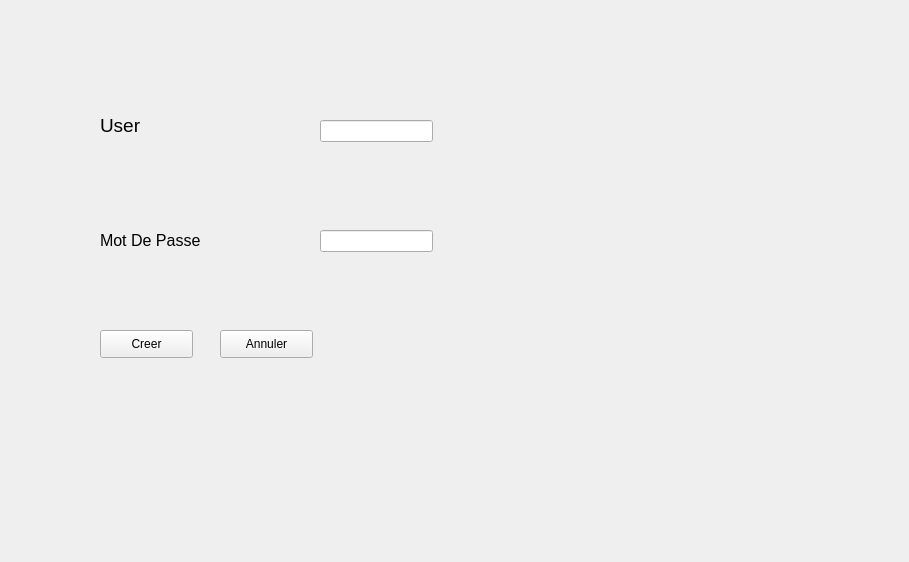
<?xml version="1.0" encoding="UTF-8"?>
<ui version="4.0">
 <class>authentification</class>
 <widget class="QDialog" name="authentification">
  <property name="geometry">
   <rect>
    <x>0</x>
    <y>0</y>
    <width>909</width>
    <height>562</height>
   </rect>
  </property>
  <property name="windowTitle">
   <string>Dialog</string>
  </property>
  <widget class="QStackedWidget" name="stackedWidget_connexion">
   <property name="geometry">
    <rect>
     <x>20</x>
     <y>0</y>
     <width>811</width>
     <height>541</height>
    </rect>
   </property>
   <property name="styleSheet">
    <string notr="true"/>
   </property>
   <property name="currentIndex">
    <number>1</number>
   </property>
   <widget class="QWidget" name="page_3">
    <widget class="QLabel" name="incorrect_2">
     <property name="geometry">
      <rect>
       <x>357</x>
       <y>535</y>
       <width>521</width>
       <height>16</height>
      </rect>
     </property>
     <property name="styleSheet">
      <string notr="true">font-size:13px;
color:red;
background:none;</string>
     </property>
     <property name="text">
      <string/>
     </property>
    </widget>
    <widget class="QWidget" name="layoutWidget_2">
     <property name="geometry">
      <rect>
       <x>17</x>
       <y>231</y>
       <width>791</width>
       <height>311</height>
      </rect>
     </property>
     <layout class="QGridLayout" name="gridLayout_3">
      <item row="1" column="1">
       <widget class="QLineEdit" name="line_username_2">
        <property name="styleSheet">
         <string notr="true"/>
        </property>
       </widget>
      </item>
      <item row="2" column="1">
       <widget class="QLineEdit" name="line_password_2">
        <property name="styleSheet">
         <string notr="true"/>
        </property>
        <property name="echoMode">
         <enum>QLineEdit::Password</enum>
        </property>
       </widget>
      </item>
      <item row="3" column="1">
       <widget class="QPushButton" name="pushButton_2">
        <property name="text">
         <string>Se Connecter</string>
        </property>
       </widget>
      </item>
      <item row="1" column="2">
       <spacer name="horizontalSpacer_3">
        <property name="orientation">
         <enum>Qt::Horizontal</enum>
        </property>
        <property name="sizeHint" stdset="0">
         <size>
          <width>40</width>
          <height>20</height>
         </size>
        </property>
       </spacer>
      </item>
      <item row="1" column="0">
       <spacer name="horizontalSpacer_4">
        <property name="orientation">
         <enum>Qt::Horizontal</enum>
        </property>
        <property name="sizeHint" stdset="0">
         <size>
          <width>40</width>
          <height>20</height>
         </size>
        </property>
       </spacer>
      </item>
     </layout>
    </widget>
    <widget class="QWidget" name="layoutWidget_4">
     <property name="geometry">
      <rect>
       <x>130</x>
       <y>0</y>
       <width>531</width>
       <height>171</height>
      </rect>
     </property>
     <layout class="QVBoxLayout" name="verticalLayout_2">
      <item>
       <widget class="QLabel" name="label_4">
        <property name="enabled">
         <bool>true</bool>
        </property>
        <property name="sizePolicy">
         <sizepolicy hsizetype="Preferred" vsizetype="Preferred">
          <horstretch>0</horstretch>
          <verstretch>0</verstretch>
         </sizepolicy>
        </property>
        <property name="styleSheet">
         <string notr="true">background:none;font: 87 20pt &quot;Arial Black&quot;;
font-size:36px;
</string>
        </property>
        <property name="text">
         <string>          Authentification</string>
        </property>
       </widget>
      </item>
     </layout>
    </widget>
    <widget class="QLabel" name="timer_2">
     <property name="geometry">
      <rect>
       <x>690</x>
       <y>100</y>
       <width>91</width>
       <height>31</height>
      </rect>
     </property>
     <property name="text">
      <string>Time</string>
     </property>
    </widget>
    <widget class="QLabel" name="logo_2">
     <property name="geometry">
      <rect>
       <x>30</x>
       <y>50</y>
       <width>81</width>
       <height>101</height>
      </rect>
     </property>
     <property name="styleSheet">
      <string notr="true">image:url(:/new/prefix1/img/logo.png)</string>
     </property>
     <property name="text">
      <string/>
     </property>
    </widget>
   </widget>
   <widget class="QWidget" name="page_4">
    <widget class="QLabel" name="label_5">
     <property name="geometry">
      <rect>
       <x>80</x>
       <y>110</y>
       <width>101</width>
       <height>31</height>
      </rect>
     </property>
     <property name="font">
      <font>
       <pointsize>14</pointsize>
      </font>
     </property>
     <property name="text">
      <string>User</string>
     </property>
    </widget>
    <widget class="QLabel" name="label_6">
     <property name="geometry">
      <rect>
       <x>80</x>
       <y>220</y>
       <width>121</width>
       <height>41</height>
      </rect>
     </property>
     <property name="font">
      <font>
       <pointsize>12</pointsize>
      </font>
     </property>
     <property name="text">
      <string>Mot De Passe</string>
     </property>
    </widget>
    <widget class="QLineEdit" name="lineEdit_usercre_2">
     <property name="geometry">
      <rect>
       <x>300</x>
       <y>120</y>
       <width>113</width>
       <height>22</height>
      </rect>
     </property>
    </widget>
    <widget class="QLineEdit" name="lineEdit_mdpcre_2">
     <property name="geometry">
      <rect>
       <x>300</x>
       <y>230</y>
       <width>113</width>
       <height>22</height>
      </rect>
     </property>
    </widget>
    <widget class="QPushButton" name="pushButton_creationcompte_2">
     <property name="geometry">
      <rect>
       <x>80</x>
       <y>330</y>
       <width>93</width>
       <height>28</height>
      </rect>
     </property>
     <property name="text">
      <string>Creer</string>
     </property>
    </widget>
    <widget class="QPushButton" name="pushButton_annulercnx_2">
     <property name="geometry">
      <rect>
       <x>200</x>
       <y>330</y>
       <width>93</width>
       <height>28</height>
      </rect>
     </property>
     <property name="text">
      <string>Annuler</string>
     </property>
    </widget>
   </widget>
  </widget>
 </widget>
 <resources/>
 <connections/>
</ui>
